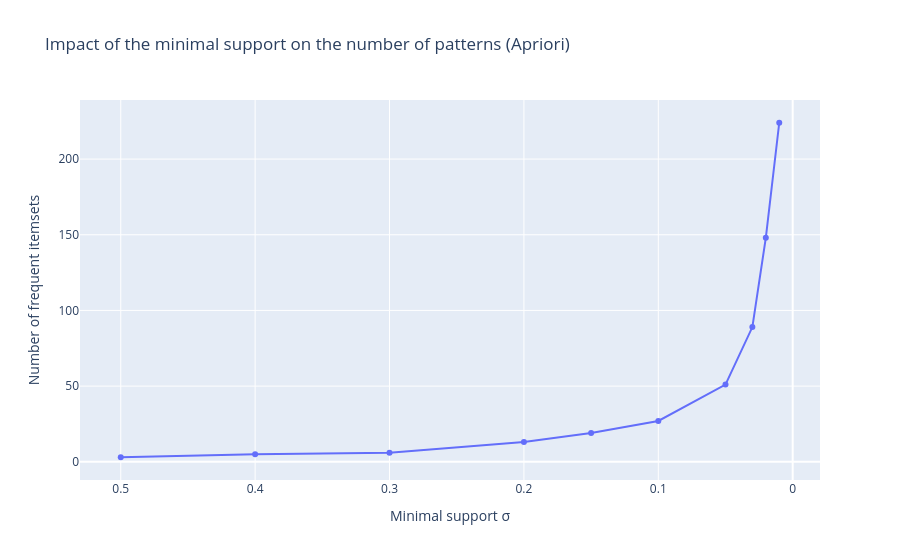

Notebook source saved alongside this figure:
### Markdown cell above
### 8.3 Query 2: frequent patterns and association rules

### Code cell
print("Number of transactions (programmes in 2026):", results["n_transactions"])
print("\nShare of transactions containing each item:")
print(results["item_frequency"].head(12))
results["figs"]["q2_support"].show()
results["sensitivity"]

### Figure 1 — Plotly figure (JSON) as saved in the notebook; plotly's stock layout.template omitted (floating-point values rounded to 4 significant figures)
{"data": [{"hovertemplate": "Minimal support σ=%{x}<br>Number of frequent itemsets=%{y}<extra></extra>", "legendgroup": "", "line": {"color": "#636efa", "dash": "solid"}, "marker": {"symbol": "circle"}, "mode": "lines+markers", "name": "", "orientation": "v", "showlegend": false, "type": "scatter", "x": [0.5, 0.4, 0.3, 0.2, 0.15, 0.1, 0.05, 0.03, 0.02, 0.01], "xaxis": "x", "y": [3, 5, 6, 13, 19, 27, 51, 89, 148, 224], "yaxis": "y"}], "layout": {"legend": {"tracegroupgap": 0}, "title": {"text": "Impact of the minimal support on the number of patterns (Apriori)"}, "xaxis": {"anchor": "y", "autorange": "reversed", "domain": [0.0, 1.0], "title": {"text": "Minimal support σ"}}, "yaxis": {"anchor": "x", "domain": [0.0, 1.0], "title": {"text": "Number of frequent itemsets"}}}}
